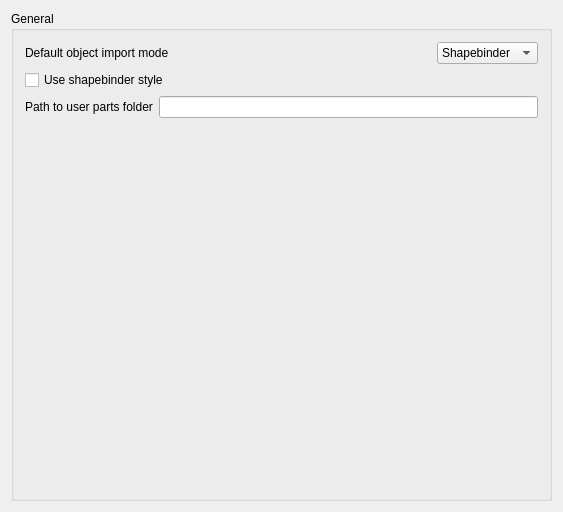
<?xml version="1.0" encoding="UTF-8"?>
<ui version="4.0">
 <class>Gui::Dialog::DlgSettingsDraft</class>
 <widget class="QWidget" name="Gui::Dialog::DlgSettingsDraft">
  <property name="geometry">
   <rect>
    <x>0</x>
    <y>0</y>
    <width>563</width>
    <height>512</height>
   </rect>
  </property>
  <property name="windowTitle">
   <string>General</string>
  </property>
  <layout class="QHBoxLayout" name="horizontalLayout_2">
   <item>
    <widget class="QGroupBox" name="groupBox">
     <property name="sizePolicy">
      <sizepolicy hsizetype="Preferred" vsizetype="Preferred">
       <horstretch>0</horstretch>
       <verstretch>1</verstretch>
      </sizepolicy>
     </property>
     <property name="title">
      <string>General</string>
     </property>
     <layout class="QVBoxLayout" name="verticalLayout">
      <item>
       <layout class="QHBoxLayout" name="horizontalLayout">
        <property name="topMargin">
         <number>0</number>
        </property>
        <item>
         <widget class="QLabel" name="label">
          <property name="text">
           <string>Default object import mode</string>
          </property>
         </widget>
        </item>
        <item>
         <spacer name="horizontalSpacer">
          <property name="orientation">
           <enum>Qt::Horizontal</enum>
          </property>
          <property name="sizeHint" stdset="0">
           <size>
            <width>40</width>
            <height>20</height>
           </size>
          </property>
         </spacer>
        </item>
        <item>
         <widget class="Gui::PrefComboBox" name="prefDefaultImportType">
          <property name="toolTip">
           <string>Object type to use when importing</string>
          </property>
          <property name="editable">
           <bool>false</bool>
          </property>
          <property name="currentText">
           <string>Shapebinder</string>
          </property>
          <property name="currentIndex">
           <number>0</number>
          </property>
          <property name="prefEntry" stdset="0">
           <string>DefaultImportType</string>
          </property>
          <property name="prefPath" stdset="0">
           <string>Mod/PartsToolbox</string>
          </property>
          <item>
           <property name="text">
            <string>Shapebinder</string>
           </property>
          </item>
          <item>
           <property name="text">
            <string>Link</string>
           </property>
          </item>
          <item>
           <property name="text">
            <string>Copy object</string>
           </property>
          </item>
         </widget>
        </item>
       </layout>
      </item>
      <item>
       <widget class="Gui::PrefCheckBox" name="prefUseBinderStyle">
         <property name="toolTip">
         <string>Show imported objects using shapebinder visual style when possible</string>
         </property>
         <property name="text">
         <string>Use shapebinder style</string>
         </property>
         <property name="prefEntry" stdset="0">
         <cstring>UseBinderStyle</cstring>
         </property>
         <property name="prefPath" stdset="0">
         <cstring>Mod/PartsToolbox</cstring>
         </property>
       </widget>
      </item>
      <item>
       <layout class="QHBoxLayout" name="horizontalLayout">
        <property name="topMargin">
         <number>0</number>
        </property>
        <item>
         <widget class="QLabel" name="label">
          <property name="text">
           <string>Path to user parts folder</string>
          </property>
         </widget>
        </item>
        <item>
          <widget class="Gui::PrefLineEdit" name="prefUserObjPath">
           <property name="toolTip">
            <string>Path to a folder of custom parts. leave blank for None</string>
           </property>
           <property name="text">
            <string notr="true"></string>
           </property>
           <property name="readOnly">
            <bool>false</bool>
           </property>
           <property name="prefEntry" stdset="0">
            <cstring>UserObjPath</cstring>
           </property>
           <property name="prefPath" stdset="0">
            <cstring>Mod/PartsToolbox</cstring>
           </property>
          </widget>
        </item>
       </layout>
      </item>
      <item>
       <spacer name="verticalSpacer">
        <property name="orientation">
         <enum>Qt::Vertical</enum>
        </property>
        <property name="sizeHint" stdset="0">
         <size>
          <width>20</width>
          <height>40</height>
         </size>
        </property>
       </spacer>
      </item>
     </layout>
    </widget>
   </item>
  </layout>
 </widget>
 <layoutdefault spacing="6" margin="11"/>
 <pixmapfunction>qPixmapFromMimeSource</pixmapfunction>
 <customwidgets>
  <customwidget>
   <class>Gui::PrefCheckBox</class>
   <extends>QCheckBox</extends>
   <header>Gui/PrefWidgets.h</header>
  </customwidget>
  <customwidget>
   <class>Gui::PrefSpinBox</class>
   <extends>QSpinBox</extends>
   <header>Gui/PrefWidgets.h</header>
  </customwidget>
  <customwidget>
   <class>Gui::PrefComboBox</class>
   <extends>QComboBox</extends>
   <header>Gui/PrefWidgets.h</header>
  </customwidget>
  <customwidget>
   <class>Gui::PrefLineEdit</class>
   <extends>QLineEdit</extends>
   <header>Gui/PrefWidgets.h</header>
  </customwidget>
 </customwidgets>
 <resources/>
 <connections/>
</ui>
